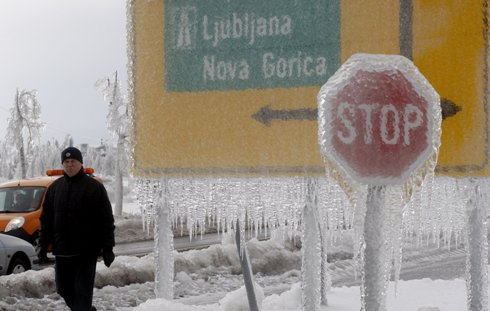
#> input picture TestImages/testimage(1).jpg, 490 x 311 px
$ python detectStopSigns.py --image 'TestImages/testimage(1).jpg' --prototype 'TestImages/testimage(10).jpg'   (Python 2 division)
#> lines starting #> are read from the running program, lines starting #| are printed output that depends on the picture; long printed decimals are rounded
import imutils
import numpy as np

#
# Computes mean square error between two n-d matrices. Lower = more similar.
#
def meanSquareError(img1, img2):
    assert img1.shape == img2.shape, "Images must be the same shape."
    error = np.sum((img1.astype("float") - img2.astype("float")) ** 2)
    error = error/float(img1.shape[0] * img1.shape[1] * img1.shape[2])
    return error

def compareImages(img1, img2):
    return 1/meanSquareError(img1, img2)


#
# Computes pyramids of images (starts with the original and down samples).
# Adapted from:
# http://www.pyimagesearch.com/2015/03/16/image-pyramids-with-python-and-opencv/
#
def pyramid(image, scale = 1.5, minSize = 30, maxSize = 1000):
    yield image
    while True:
        w = int(image.shape[1] / scale)
        image = imutils.resize(image, width = w)
        if(image.shape[0] < minSize or image.shape[1] < minSize):
            break
        if (image.shape[0] > maxSize or image.shape[1] > maxSize):
            continue
        yield image

#
# "Slides" a window over the image. See for this url for cool animation:
# http://www.pyimagesearch.com/2015/03/23/sliding-windows-for-object-detection-with-python-and-opencv/
#
def sliding_window(image, stepSize, windowSize):
    for y in xrange(0, image.shape[0], stepSize):
        for x in xrange(0, image.shape[1], stepSize):
            yield (x, y, image[y:y+windowSize[1], x:x+windowSize[1]])


import argparse
import cv2
import time


ap = argparse.ArgumentParser()
ap.add_argument("-i", "--image", required=True, help="Path to the target image")
ap.add_argument("-p", "--prototype", required=True, help="Path to the prototype object")
args = vars(ap.parse_args())

targetImage = cv2.imread(args["image"])
#> targetImage is the input picture: shape (311, 490, 3); mean B, G, R 131.5, 141.4, 149
#targetImage = cv2.GaussianBlur(targetImage, (15, 15), 0)

targetImage = imutils.resize(targetImage, width=500)
#> targetImage: shape (317, 500, 3)
prototypeImg = cv2.imread(args["prototype"])
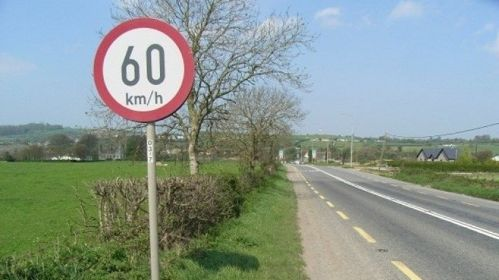
#> input picture TestImages/testimage(10).jpg, 499 x 280 px
#> prototypeImg is the input picture: shape (280, 499, 3); mean B, G, R 144.9, 152, 137.8

maxSim = -1
maxBox = (0,0,0,0)

t0 = time.time()

for p in pyramid(prototypeImg, minSize = 50, maxSize = targetImage.shape[0]):
    for (x, y, window) in sliding_window(targetImage, stepSize = 2, windowSize = p.shape):
        if window.shape[0] != p.shape[0] or window.shape[1] != p.shape[1]:
			continue

        tempSim = compareImages(p, window)
        if(tempSim > maxSim):
            maxSim = tempSim
            maxBox = (x, y, p.shape[0], p.shape[1])
#> this loop made 4 passes
#> after the loop, maxBox = (170, 194, 123, 221); maxSim = 0.000307

t1 = time.time()

print("Execution time: " + str(t1 - t0))
#| Execution time: 0.3543
print(maxSim)
#| 0.0003068
print(maxBox)
#| (170, 194, 123, 221)
buff1 = 10
(x, y, w, h) = maxBox
#> x = 170; y = 194; w = 123; h = 221

cv2.rectangle(targetImage,(x-buff1/2,y-buff1/2),(x+w+buff1/2,y+h+buff1/2),(0,255,0),2)
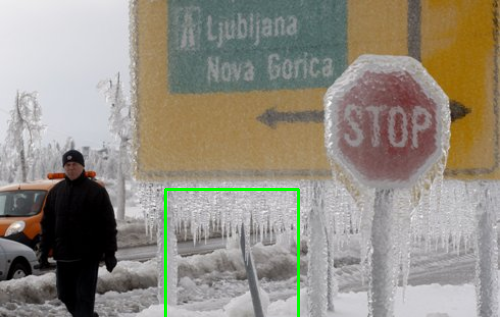
#> targetImage: shape (317, 500, 3); mean B, G, R 130.1, 141.9, 147.6


cv2.imshow('image', targetImage)
cv2.waitKey(0)
cv2.destroyAllWindows()
